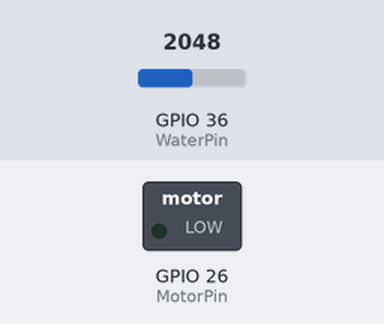
The sketch below on a simulated ESP32. On the bench: switched loads named in the sketch (green lamp = pin HIGH). The inputs (shaded band) are chosen by the test bench; at power-on: GPIO 36 (WaterPin) = 2048. What the sketch prints to the serial monitor is not drawn.

Above: at 0.1 s.
At 5.1 s:
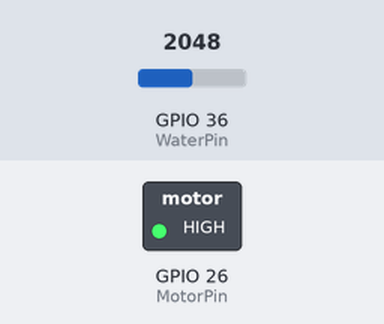
Timing chart, 0 to 6.6 s (numbered marks = the images above):
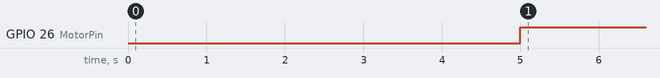

The sketch:

Water_Cont.ino
```cpp
#define WaterPin A0
#define MotorPin 26

const int Target_low = 30;
const int Target_upper = 70;

void setup() {
  Serial.begin(9600);
  pinMode(MotorPin, OUTPUT);
}

void loop() {
  int WaterValue = analogRead(WaterPin);
  int Water = map(WaterValue, 1023, 317, 0, 100);
  if (Water >= 100) {
    Water = 100;
  }
  if (Water <= 0) {
    Water = 0;
  }
  Serial.print("Water value = ");
  Serial.print(WaterValue);
  Serial.print(", Water = ");
  Serial.print(Water);
  Serial.println(" %");
  delay(5000);

  if (Water < Target_low) {
    digitalWrite(MotorPin, HIGH);
    delay(10000);
  }

  if (Water > Target_upper) {
    digitalWrite(MotorPin, LOW);
  }
}
```

Measured:
- by itself, GPIO 26 (MotorPin): LOW → HIGH at 5.0 s
